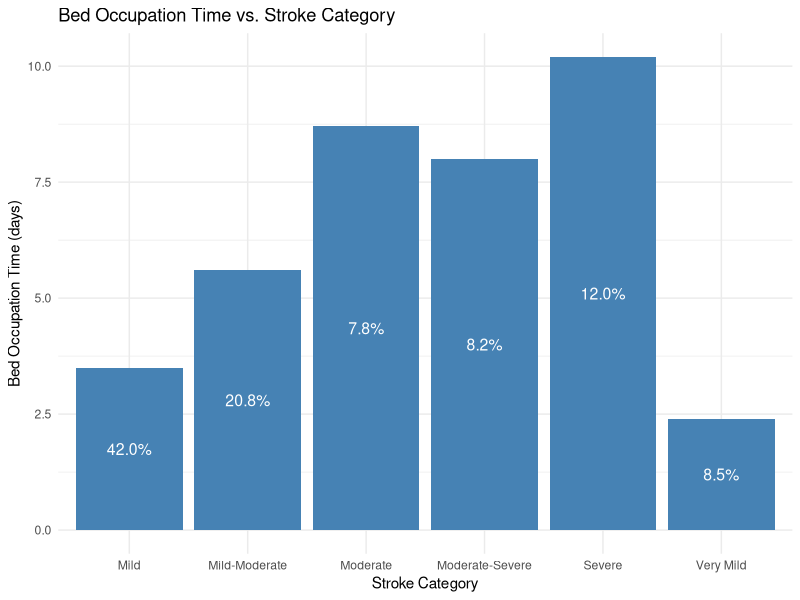
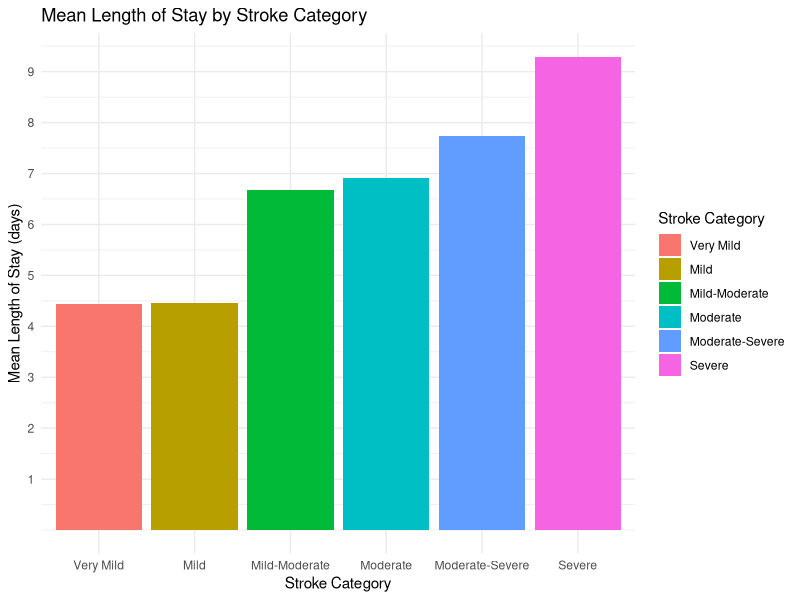
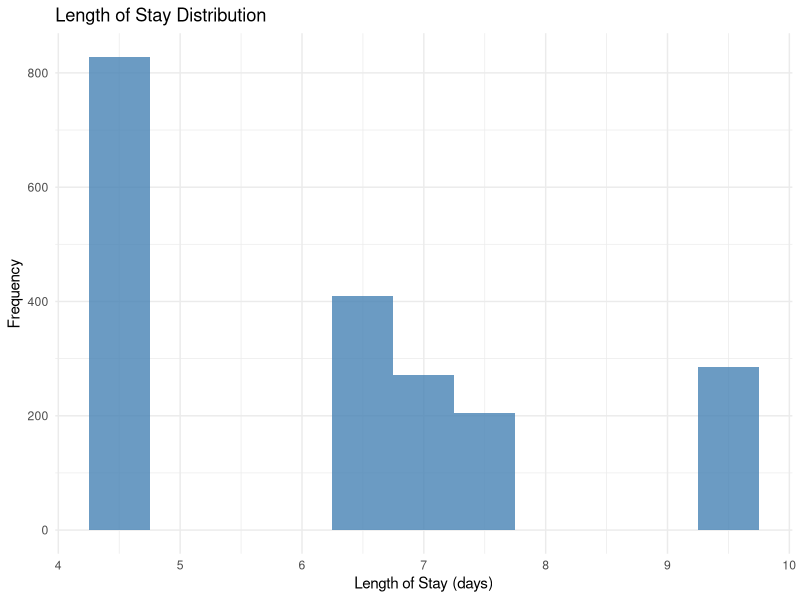
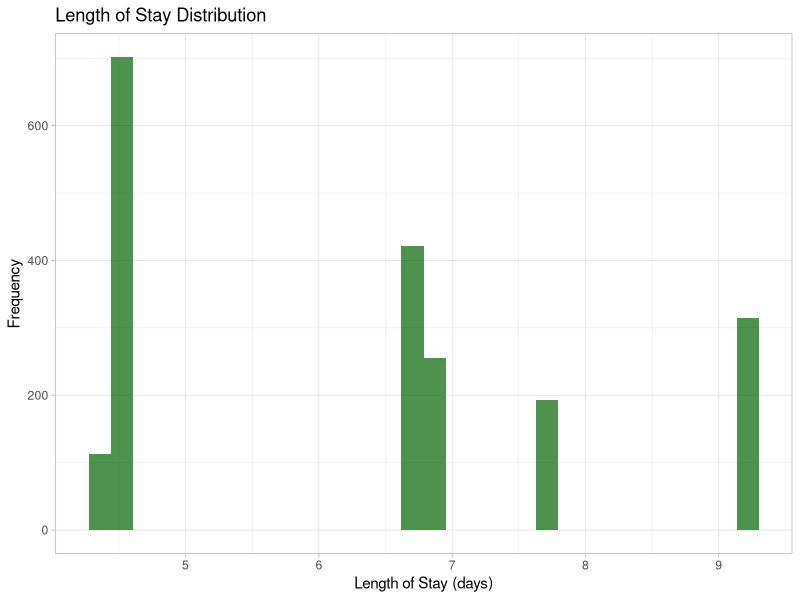

Generate these figures, in order, with R: (Note: a time limit stopped this script after it produced the figures.)
## ---- chunk 1
library(tidyverse)
library(ggplot2)

set.seed(2023)
# Parameters

total_patients <- 2000 # assuming there are 2000 all around the year
total_patients_future <- 2500 # assuming the 2500 patients in the future 
patients_per_month <- 2000/12 # patients per month
arrival_rate <- total_patients/365  # average 6 patients per day
arrival_rate_future <- total_patients_future/365 # average 7 patients per day

# Bed occupation time (in days) for each stroke level

bed_occupation_time <- list(c(4.43), c(4.46), c(6.67), c(6.92), c(7.74), c(9.29))


# Probability of each stroke level
stroke_level_prob <- c(0.0570,0.342, 0.217, 0.136, 0.0971, 0.151)
## ---- chunk 2
library(ggplot2)

bed_occupation_time_df <- data.frame(
  stroke_category = c("Very Mild", "Mild", "Mild-Moderate", "Moderate", "Moderate-Severe", "Severe"),
  bed_occupation_time = c(2.4, 3.5, 5.6, 8.7, 8, 10.2),
  probability = c(0.0850, 0.420, 0.208, 0.0781, 0.0820, 0.120)
)

ggplot(bed_occupation_time_df, aes(x = stroke_category, y = bed_occupation_time)) +
  geom_col(fill = "steelblue") +
  theme_minimal()+
  geom_text(aes(label = scales::percent(probability, accuracy = 0.1)), 
            position = position_stack(vjust = 0.5), color = "white", size = 4) +
  theme_minimal() +
  labs(title = "Bed Occupation Time vs. Stroke Category",
       x = "Stroke Category",
       y = "Bed Occupation Time (days)")



## ---- chunk 3
# generating the inter-arrival times

set.seed(2023)
# the function below is created to generate the inter-arrival times between the patients.
# the inter arrival follows an exponential distribution hence rexp(), arrival rate is
# defined above

generate_interarrival_times <- function(total_patients, arrival_rate) {
  interarrival_times <- rexp(total_patients, rate = arrival_rate)
  return(interarrival_times)
}

## ---- chunk 4
# assigning the stroke levels to the patients

set.seed(2023)

# the function is created to assign patients (from total_patients) randomly a stroke level.
# This assignment is based on the probabilities defined in the stroke_level_prob. 
# To achieve this we use sample()

assign_stroke_levels <- function(total_patients, stroke_level_prob) {
  stroke_levels <- sample(1:length(stroke_level_prob), 
                          size = total_patients, 
                          replace = TRUE, 
                          prob = stroke_level_prob)
  return(stroke_levels)
}


# if the probability of the severe stroke is really high, say 0.7, 
# then the sample() function would generate random samples of 2000 patients 
# wherein most patients would be assigned the severe stroke level category. 

# Function to generate length of stay for each patient
# this function takes in three arguments each of which has been defined earlier

# stroke levels for the present number of patients
stroke_levels <- assign_stroke_levels(total_patients, stroke_level_prob)

# future stroke levels for the future increased number of patients

stroke_levels_future <- assign_stroke_levels(total_patients = total_patients_future,
                                             stroke_level_prob = stroke_level_prob)
## ---- chunk 5
set.seed(2023)
#generating length of stay

generate_length_of_stay <- function(total_patients, bed_occupation_time, stroke_levels) {
  length_of_stay <- numeric(total_patients)
  
  for (i in 1:total_patients) {
    stroke_level <- stroke_levels[i]
    
    if (length(bed_occupation_time[[stroke_level]]) == 1) {
      length_of_stay[i] <- bed_occupation_time[[stroke_level]][1]
    } else {
      length_of_stay[i] <- sample(bed_occupation_time[[stroke_level]][1]:bed_occupation_time[[stroke_level]][2], 1)
    }
  }
  
  return(length_of_stay)
}


# Generating length_of_stay for each patient
length_of_stay <- generate_length_of_stay(total_patients, bed_occupation_time, stroke_levels)

## ---- chunk 6

set.seed(2023)

# generating the arrival data for the current volume of patients

# Add number_of_patients and length_of_stay to arrivals_data

interarrival_times <- generate_interarrival_times(total_patients, arrival_rate)

stroke_levels <- assign_stroke_levels(total_patients, stroke_level_prob)

length_of_stay<- generate_length_of_stay(total_patients, bed_occupation_time, stroke_levels)

arrivals_data <- data.frame(interarrival_times, stroke_levels, length_of_stay)

arrivals_data$stroke_categories <- factor(arrivals_data$stroke_levels,
                                          levels = c(1, 2, 3, 4, 5, 6),
                                          labels = c("Very Mild", "Mild", "Mild-Moderate", "Moderate", "Moderate-Severe", "Severe"))

ggplot(arrivals_data, aes(x = stroke_categories, y = length_of_stay, fill = stroke_categories)) +
  geom_bar(stat = "summary", fun = "mean", position = "dodge") +
  theme_minimal() +
  scale_y_continuous(breaks = c(1,2,3,4,5,6,7,8,9,10))+
  labs(title = "Mean Length of Stay by Stroke Category",
       x = "Stroke Category",
       y = "Mean Length of Stay (days)") +
  scale_fill_discrete(name = "Stroke Category")


# generating the arrival data for the future volume of patients

interarrival_times_future <- generate_interarrival_times(total_patients = total_patients_future,
                                                         arrival_rate_future)
stroke_levels_future <- assign_stroke_levels(total_patients = total_patients_future,
                                             stroke_level_prob = stroke_level_prob)
length_of_stay_future <- generate_length_of_stay(total_patients_future, bed_occupation_time, stroke_levels_future)

arrivals_data_future <- data.frame(interarrival_times_future,stroke_levels_future,
                                   length_of_stay_future)


## ---- chunk 7

# created the stroke simulation function 

set.seed(2023)

stroke_simulation <- function(total_patients, arrival_rate, 
                              bed_occupation_time, stroke_level_prob, 
                              num_beds) {
  
  interarrival_times <- generate_interarrival_times(total_patients, arrival_rate)
  stroke_levels <- assign_stroke_levels(total_patients, stroke_level_prob)
  length_of_stay <- generate_length_of_stay(total_patients, bed_occupation_time, stroke_levels)
  
  # initializing the beds and queue 
  beds <- rep(0, num_beds)
  queue <- list()
  

# inter-arrival_time is an input parameter for this function, 
# which represents the time between patient arrivals. 
# This variable is based on the generate_interarrival_times function, 
# where we input the total number of patients and arrival rate.

# The pmax function ensures that the bed occupation times do not become negative. 
# A value of 0 in this context means that the bed is available 
# (i.e., the patient has completed their stay, 
# and the bed is now available for other patients).
  
  update_bed_occupation_times <- function(beds, interarrival_time) {
  beds <- pmax(beds - interarrival_time, 0)
  
  # 'beds' is a numeric vector that represents the current remaining 
  # bed occupation time for each bed in the simulation.
  # Each element in this vector corresponds to a bed in the hospital
  # ward. A value of 0 means that the bed is available for use.
  # Subtracting the interarrival_time from each element of 'beds' 
  # updates the remaining bed occupation times, considering the 
  # passage of time between patient arrivals.
  # The pmax function is used to ensure that the resulting bed 
  # occupation times do not become negative, meaning that a 
  # bed with a remaining time less than or equal to the interarrival_time
  # will be considered available (set to 0).
  return(beds)
}
  
  # for every patient in total patients (1000)
  
  for (i in 1:total_patients) {
    
    # update the beds variable with the bed occupation times 
    # of all the patients arriving at the inter-arrival times
    
    beds <- update_bed_occupation_times(beds, interarrival_times[i])
    # creating a new variable available beds to keep track 
    # of the available beds the beds that are available will
    # have the bed occupation time of 0 so in this variable 
    # I store the beds that are available hence which(beds==0)
    
    available_beds <- which(beds == 0)
    
    # here if the length of the available beds vector 
    # is greater than 0 which means that 
    # there is at least one bed with bed occupation times ==0 
    # then assign the first available bed to the patient 
    # by setting this available bed (bed occupation times ==0) 
    # to the length of the stay of the patient 
    # (whatever the severity of that patient might be)
    
    if (length(available_beds) > 0) {
      beds[available_beds[1]] <- length_of_stay[i]
    } else {
      # if there is no bed available then append the queue list
      queue <- append(queue, length_of_stay[i])
    }
  }
  
  return(list(beds = beds, queue = queue, length_of_stay =length_of_stay))
}
## ---- chunk 8
options(scipen = 999)
# stroke sim current

stroke_sim_50 <- stroke_simulation(total_patients= total_patients, 
                                   arrival_rate= arrival_rate, 
                              bed_occupation_time = bed_occupation_time, 
                              stroke_level_prob= stroke_level_prob, 
                              num_beds= 50)

stroke_sim_40 <- stroke_simulation(total_patients= total_patients, 
                                   arrival_rate= arrival_rate, 
                              bed_occupation_time = bed_occupation_time, 
                              stroke_level_prob= stroke_level_prob, 
                              num_beds= 40)

stroke_sim_30 <- stroke_simulation(total_patients= total_patients, 
                                   arrival_rate= arrival_rate, 
                              bed_occupation_time = bed_occupation_time, 
                              stroke_level_prob= stroke_level_prob,
                              num_beds= 30)

stroke_sim_20 <- stroke_simulation(total_patients= total_patients, 
                                   arrival_rate= arrival_rate, 
                              bed_occupation_time = bed_occupation_time, 
                              stroke_level_prob= stroke_level_prob, 
                              num_beds= 20)

# long_format_data <- stroke_sim_20 %>%
#   gather(key = "variable", value = "value", starts_with("queue"))
stroke_sim_20 <- data.frame(stroke_sim_20)
library(ggplot2)
stroke_sim_20$length_of_stay <- as.numeric(stroke_sim_20$length_of_stay)
ggplot(stroke_sim_20, aes(x = length_of_stay)) +
  geom_histogram(binwidth = 0.5, fill = "steelblue", alpha = 0.8) +
  theme_minimal() +
  labs(title = "Length of Stay Distribution",
       x = "Length of Stay (days)",
       y = "Frequency")

stroke_sim_40$length_of_stay <- as.numeric(stroke_sim_40$length_of_stay)
stroke_sim_40 <- data.frame(stroke_sim_40)
ggplot(stroke_sim_40, aes(x= length_of_stay)) +
  geom_histogram(binwidh=0.5, fill="darkgreen", alpha=0.7 )+
  theme_light()+
  labs(title = "Length of Stay Distribution",
       x = "Length of Stay (days)",
       y = "Frequency")


# stroke sim future

stroke_sim_50_f <- stroke_simulation(total_patients= total_patients_future, 
                                   arrival_rate= arrival_rate_future, 
                                   bed_occupation_time = bed_occupation_time, 
                                   stroke_level_prob= stroke_level_prob, 
                                   num_beds= 50)

stroke_sim_40_f <- stroke_simulation(total_patients= total_patients_future, 
                                   arrival_rate= arrival_rate_future, 
                                   bed_occupation_time = bed_occupation_time, 
                                   stroke_level_prob= stroke_level_prob, 
                                   num_beds= 40)

stroke_sim_30_f <- stroke_simulation(total_patients= total_patients_future, 
                                     arrival_rate= arrival_rate_future, 
                                     bed_occupation_time = bed_occupation_time,
                                     stroke_level_prob= stroke_level_prob, 
                                     num_beds= 30)

stroke_sim_20_f <- stroke_simulation(total_patients= total_patients_future, 
                                     arrival_rate= arrival_rate_future, 
                                     bed_occupation_time = bed_occupation_time,
                                     stroke_level_prob= stroke_level_prob, 
                                     num_beds= 20)
## ---- chunk 9
set.seed(2023)

run_simulation <- function(arrival_rate, 
                           bed_occupation_time, 
                           stroke_level_prob, 
                           total_patients, 
                           num_simulations) {
    num_bed_range <- seq(20,50, by=1)

  performance_metrics_list <- lapply(1:num_simulations, function(simulation) {
    lapply(num_bed_range, function(num_beds) {
      stroke_sim <- stroke_simulation(total_patients =  total_patients,
                                      arrival_rate = arrival_rate,
                                      bed_occupation_time = bed_occupation_time,
                                      stroke_level_prob = stroke_level_prob,
                                      num_beds = num_beds)
                                      
      num_beds <- length(stroke_sim$beds)
      total_patients <- total_patients
      
      occupied_beds <- sum(stroke_sim$beds > 0)
      utilization <- occupied_beds / num_beds
      
      total_wait_times <- sum(unlist(stroke_sim$queue))
      num_patients_queue <- length(stroke_sim$queue)
      avg_wait_times <- total_wait_times / num_patients_queue
      
      average_time_in_queue = total_wait_times / num_patients_queue
      max_queue_length <- length(stroke_sim$queue)
      
      proportion_patients_waiting <- num_patients_queue / total_patients
      percent_patients_waiting <- proportion_patients_waiting * 100
      
      avg_length_of_stay <- (sum(stroke_sim$length_of_stay)) / total_patients
      
      performance_metrics_month <- data.frame(num_beds = num_beds,
                                              utilization = utilization,
                                              avg_wait_times = avg_wait_times,
                                              max_queue_length = max_queue_length,
                                              proportion_patients_waiting = proportion_patients_waiting,
                                              percent_patients_waiting = percent_patients_waiting,
                                              avg_length_of_stay = avg_length_of_stay)
                                              
      return(performance_metrics_month)
    })
  })

  return(performance_metrics_list)
}

results <- run_simulation(arrival_rate = arrival_rate, 
                          bed_occupation_time = bed_occupation_time, 
                          stroke_level_prob = stroke_level_prob, 
                          total_patients = total_patients, 
                          num_simulations = 120)

results_future <- run_simulation(arrival_rate = arrival_rate_future,
                                 bed_occupation_time = bed_occupation_time,
                                 stroke_level_prob = stroke_level_prob,
                                 total_patients = total_patients_future,
                                 num_simulations = 120)


## ---- chunk 10
# Combine all the data frames into one
results_df <- do.call(rbind, lapply(results, function(x) do.call(rbind, x)))


# Load the ggplot2 library
library(ggplot2)

# Plot average waiting times against the number of beds
ggplot(results_df, aes(x = num_beds, y = avg_wait_times)) +
  geom_point() +
  geom_smooth(method = "loess") +
  labs(title = "Average Waiting Times vs. Number of Beds",
       x = "Number of Beds",
       y = "Average Waiting Time (Days)")

# Plot the proportion of patients waiting against the number of beds
ggplot(results_df, aes(x = num_beds, y = percent_patients_waiting)) +
  geom_point(size=0.7,
             alpha= 0.5) +
  geom_smooth(method = "loess") +
  theme_minimal() +
  labs(title = "Percent of Patients Waiting vs. Number of Beds",
       x = "Number of Beds",
       y = "Percent of Patients Waiting") +
  geom_hline(yintercept = 5, linetype = "dashed", color = "red", size = 0.5)+
  scale_y_continuous(breaks = c(5,10,15,20,25,30,35,40,45))


# Plot utilization against the number of beds
ggplot(results_df, aes(x = num_beds, y = utilization)) +
  geom_point(size=0.7) +
  geom_smooth(method = "loess") +
  theme_minimal()+
  geom_hline(yintercept = 0.8, linetype = "dashed", color = "red", size = 0.5)+
  labs(title = "Utilization vs. Number of Beds",
       x = "Number of Beds",
       y = "Utilization")

# Plot max queue length against the number of beds
ggplot(results_df, aes(x = num_beds, y = max_queue_length)) +
  geom_point() +
  geom_smooth(method = "loess") +
  theme_minimal() +
  labs(title = "Maximum Queue Length vs. Number of Beds",
       x = "Number of Beds",
       y = "Maximum Queue Length")



## ---- chunk 11
# visualization for the future

results_df_future <- do.call(rbind, lapply(results_future, function(x) do.call(rbind, x)))

# Load the ggplot2 library
library(ggplot2)

# Plot average waiting times against the number of beds
ggplot(results_df_future, aes(x = num_beds, y = avg_wait_times)) +
  geom_point() +
  geom_smooth(method = "loess") +
  labs(title = "Average Waiting Times vs. Number of Beds",
       x = "Number of Beds",
       y = "Average Waiting Time (Days)")

# Plot the proportion of patients waiting against the number of beds
ggplot(results_df_future, aes(x = num_beds, y = percent_patients_waiting)) +
  geom_point(size=0.7,
             alpha= 0.5) +
  geom_smooth(method = "loess") +
  theme_minimal() +
  labs(title = "Percent of Patients Waiting vs. Number of Beds",
       x = "Number of Beds",
       y = "Percent of Patients Waiting") +
  geom_hline(yintercept = 5, linetype = "dashed", color = "red", size = 0.5)+
  scale_y_continuous(breaks = c(5,10,15,20,25,30,35,40,45)) +
  scale_x_continuous(breaks = c(2,4,6,8,10,12,14,16,18,20,22,24,26,28,30,32,34,36,38,40,42,44,46,48,50))


# Plot utilization against the number of beds
ggplot(results_df_future, aes(x = num_beds, y = utilization)) +
  geom_point(size=0.7) +
  geom_smooth(method = "loess") +
  theme_minimal()+
  geom_hline(yintercept = 0.8, linetype = "dashed", color = "red", size = 0.5)+
  labs(title = "Utilization vs. Number of Beds",
       x = "Number of Beds",
       y = "Utilization")

# Plot max queue length against the number of beds
ggplot(results_df_future, aes(x = num_beds, y = max_queue_length)) +
  geom_point() +
  geom_smooth(method = "loess") +
  theme_minimal() +
  labs(title = "Maximum Queue Length vs. Number of Beds",
       x = "Number of Beds",
       y = "Maximum Queue Length")
